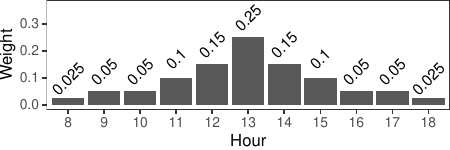

Write the R code that produced this figure.
#!/usr/bin/Rscript
library(tidyverse)

df.weights = tibble(
  Hour = c(8, 9, 10, 11, 12, 13, 14, 15, 16, 17, 18),
  Weight = c(0.025, 0.05, 0.05, 0.1, 0.15, 0.25, 0.15, 0.1, 0.05, 0.05, 0.025)
)

p <- df.weights %>%
  mutate(Hour = as.factor(Hour)) %>%
  ggplot(aes(x = Hour, y = Weight)) +
  geom_col() +
  geom_text(aes(label = Weight, angle = 45), nudge_y = 0.07) +
  theme_bw(base_size = 12) +
    theme(
      plot.margin = unit(c(0,0,0,0), "cm"),
      legend.spacing = unit(0, "mm"),
      panel.grid = element_blank(),
      legend.position = "none",
      legend.justification = "left",
      legend.box.spacing = unit(0, "pt"),
      legend.box.margin = margin(0,0,0,0),
      legend.title = element_blank()
    ) +
    xlab('Hour') +
    ylab('Weight') +
    ylim(0, 0.37)

ggsave('./mtk-weights.pdf', plot = p, width = 4.5, height = 1.5)
